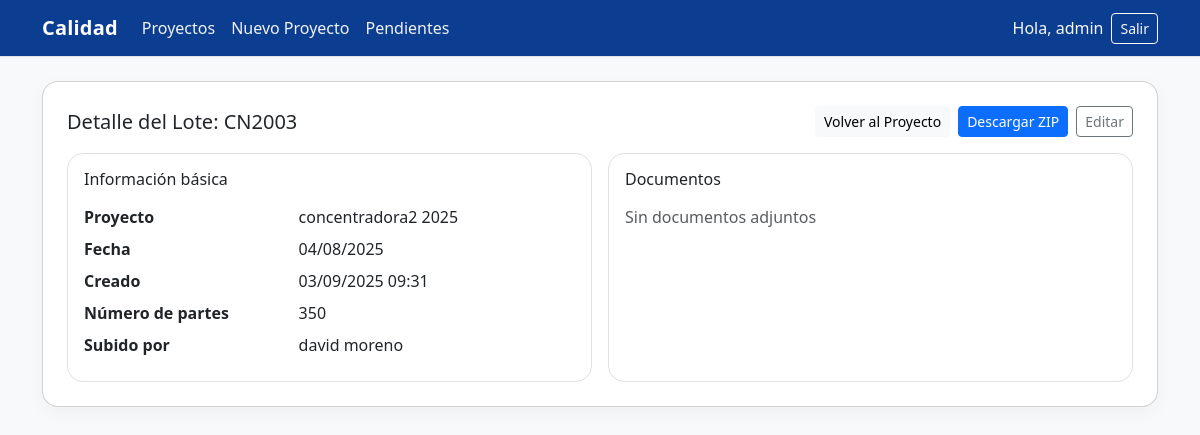
/lotes/6/ (signed in), run on the app's committed database.
### calidad_app/models.py (models this page shows, shortened)
class CustomUser(AbstractUser):
    pass

class Lote(models.Model):
    proyecto = models.ForeignKey(Proyecto, on_delete=models.PROTECT, related_name="lotes")
    id_lote = models.CharField(max_length=20, unique=True, help_text="Ejemplo: 00001")
    fecha = models.DateField(default=timezone.localdate)
    numero_partes = models.PositiveIntegerField(default=0, validators=[MinValueValidator(0)])
    subido_por = models.ForeignKey(
        settings.AUTH_USER_MODEL, null=True, blank=True,
        on_delete=models.SET_NULL, related_name="lotes_subidos"
    )
    analisis_espectrometrico = models.FileField(upload_to=lot_upload_path, blank=True, null=True)
    tolerancia_geometrica   = models.FileField(upload_to=lot_upload_path, blank=True, null=True)
    pruebas_mecanicas       = models.FileField(upload_to=lot_upload_path, blank=True, null=True, help_text="Documento único con dureza y tensión")
    evidencia_fotografica   = models.FileField(upload_to=lot_upload_path, blank=True, null=True)
    plano_original          = models.FileField(upload_to=lot_upload_path, blank=True, null=True)
    creado = models.DateTimeField(auto_now_add=True)
    modificado = models.DateTimeField(auto_now=True)
    class Meta:
        ordering = ["-fecha", "id_lote"]
        verbose_name = "Lote"
        verbose_name_plural = "Lotes"
    FILE_FIELDS = [
        "analisis_espectrometrico",
        "tolerancia_geometrica",
        "pruebas_mecanicas",
        "evidencia_fotografica",
        "plano_original",
    ]
    REQUIRED_FILE_FIELDS = FILE_FIELDS  # ajusta si no todos son obligatorios

class Proyecto(models.Model):
    nombre = models.CharField(max_length=200)
    cliente = models.CharField(max_length=200, blank=True, null=True)
    piezas_totales = models.PositiveIntegerField(default=0, validators=[MinValueValidator(0)])
    activo = models.BooleanField(default=True)
    creado = models.DateTimeField(auto_now_add=True)
    modificado = models.DateTimeField(auto_now=True)
    class Meta:
        ordering = ["-creado", "nombre"]
        verbose_name = "Proyecto"
        verbose_name_plural = "Proyectos"

### calidad_app/views.py (the view)
# urls.py: path('lotes/<int:lote_id>/', views.detalle_lote, name='detalle_lote'),
@login_required
def detalle_lote(request, lote_id):
    lote = get_object_or_404(Lote, id=lote_id)
    return render(request, 'detalle_lote.html', {'lote': lote})

### calidad_app/templates/detalle_lote.html (shortened to what this page needs)
{% extends 'base.html' %}
{% block content %}
<div class="card p-4">
  <div class="d-flex justify-content-between align-items-center mb-3">
    <h1 class="h5 mb-0">Detalle del Lote: {{ lote.id_lote }}</h1>
    <div class="d-flex gap-2">
      <a href="{% url 'lotes_por_proyecto' lote.proyecto.id %}" class="btn btn-light btn-sm">Volver al Proyecto</a>
      <a href="{% url 'descargar_zip' lote.id %}" class="btn btn-primary btn-sm">Descargar ZIP</a>
      {% if request.user.is_staff or request.user.is_superuser %}
        <a href="{% url 'editar_lote' lote.id %}" class="btn btn-outline-secondary btn-sm">Editar</a>
      {% endif %}
    </div>
  </div>
  <div class="row g-3">
    <div class="col-md-6">
      <div class="p-3 border rounded-4 bg-white h-100">
        <h2 class="h6 mb-3">Información básica</h2>
        <dl class="row mb-0">
          <dt class="col-5">Proyecto</dt><dd class="col-7">{{ lote.proyecto.nombre }}</dd>
          <dt class="col-5">Fecha</dt><dd class="col-7">{{ lote.fecha|date:"d/m/Y" }}</dd>
          <dt class="col-5">Creado</dt><dd class="col-7">{{ lote.creado|date:"d/m/Y H:i" }}</dd>
          <dt class="col-5">Número de partes</dt><dd class="col-7">{{ lote.numero_partes }}</dd>
          <dt class="col-5">Subido por</dt>
          <dd class="col-7">
            {% if lote.subido_por %}
              {{ lote.subido_por.get_full_name|default:lote.subido_por.username }}
            {% else %}
              —
            {% endif %}
          </dd>
        </dl>
      </div>
    </div>
    <div class="col-md-6">
      <div class="p-3 border rounded-4 bg-white h-100">
        <h2 class="h6 mb-3">Documentos</h2>
        {% if lote.analisis_espectrometrico or lote.tolerancia_geometrica or lote.pruebas_mecanicas or lote.plano_original or lote.evidencia_fotografica %}
          <ul class="list-unstyled mb-0">
            {% if lote.analisis_espectrometrico %}
              <li class="mb-2 d-flex justify-content-between">
                <span>Análisis espectrométrico</span>
                <a href="{{ lote.analisis_espectrometrico.url }}" class="btn btn-sm btn-outline-primary" target="_blank">Descargar</a>
              </li>
            {% endif %}
            {% if lote.tolerancia_geometrica %}
              <li class="mb-2 d-flex justify-content-between">
                <span>Tolerancia geométrica</span>
                <a href="{{ lote.tolerancia_geometrica.url }}" class="btn btn-sm btn-outline-primary" target="_blank">Descargar</a>
              </li>
            {% endif %}
            {% if lote.pruebas_mecanicas %}
              <li class="mb-2 d-flex justify-content-between">
                <span>Pruebas mecánicas (dureza + tensión)</span>
                <a href="{{ lote.pruebas_mecanicas.url }}" class="btn btn-sm btn-outline-primary" target="_blank">Descargar</a>
              </li>
            {% endif %}
            {% if lote.plano_original %}
              <li class="mb-2 d-flex justify-content-between">
                <span>Plano original</span>
                <a href="{{ lote.plano_original.url }}" class="btn btn-sm btn-outline-primary" target="_blank">Descargar</a>
              </li>
            {% endif %}
            {% if lote.evidencia_fotografica %}
              <li class="mb-2 d-flex justify-content-between">
                <span>Evidencia fotográfica</span>
                <a href="{{ lote.evidencia_fotografica.url }}" class="btn btn-sm btn-outline-primary" target="_blank">Ver</a>
              </li>
            {% endif %}
          </ul>
        {% else %}
          <div class="text-muted">Sin documentos adjuntos</div>
        {% endif %}
      </div>
    </div>
  </div>
</div>
{% endblock %}

### calidad_app/templates/base.html (shortened to what this page needs)
{% load static %}
<!doctype html>
<html lang="es">
<head>
  <link href="https://cdn.jsdelivr.net/npm/bootstrap@5.3.3/dist/css/bootstrap.min.css" rel="stylesheet">
</head>
<body class="bg-light">
<nav class="navbar navbar-expand-lg navbar-dark border-bottom sticky-top">
  <div class="container">
    <a class="navbar-brand" href="{% url 'ver_proyectos' %}">Calidad</a>
    <div id="mainNav" class="collapse navbar-collapse">
      <ul class="navbar-nav me-auto">
        <li class="nav-item"><a class="nav-link" href="{% url 'ver_proyectos' %}">Proyectos</a></li>
        <li class="nav-item"><a class="nav-link" href="{% url 'crear_proyecto' %}">Nuevo Proyecto</a></li>
        {% if request.user.is_staff or request.user.is_superuser %}
<li class="nav-item"><a class="nav-link" href="{% url 'usuarios_pendientes' %}">Pendientes</a></li>
{% endif %}
      </ul>
      <div class="d-flex align-items-center gap-2">
        {% if request.user.is_authenticated %}
          <span class="text-light">Hola, {{ request.user.get_short_name|default:request.user.username }}</span>
          <form method="post" action="{% url 'logout' %}" class="nav-logout">
            <button class="btn btn-outline-light btn-sm" type="submit">Salir</button>
          </form>
        {% else %}
  <a class="btn btn-outline-light btn-sm" href="{% url 'login' %}">Entrar</a>
  <a class="btn btn-light btn-sm" href="{% url 'registro_usuario' %}">Solicitar acceso</a>
{% endif %}
      </div>
    </div>
  </div>
</nav>
<main class="container py-4">
  {% block content %}{% endblock %}
</main>
</body>
</html>

### calidad_app/templates/base.html (style rules this page uses)
:root { --brand-navy: #0b3d91; --brand-bg: #f4f6fb; --bs-primary: var(--brand-navy); --bs-primary-rgb: 11, 61, 145; }
body { background-color: var(--brand-bg); }
.navbar { background-color: var(--brand-navy) !important; }
.navbar-brand { font-weight: 600; letter-spacing: .2px; color: #fff !important; }
.navbar .nav-link { color: #f1f3f5 !important; }
.card { border-radius: 1rem; box-shadow: 0 6px 18px rgba(0,0,0,.04); }
form.nav-logout { margin: 0; }

### data on the page
CustomUser: user.get_short_name "admin"
Lote: id_lote "CN2003", proyecto.nombre "concentradora2 2025", fecha "04/08/2025", creado "03/09/2025 09:31", numero_partes "350", subido_por.get_full_name "david moreno"
